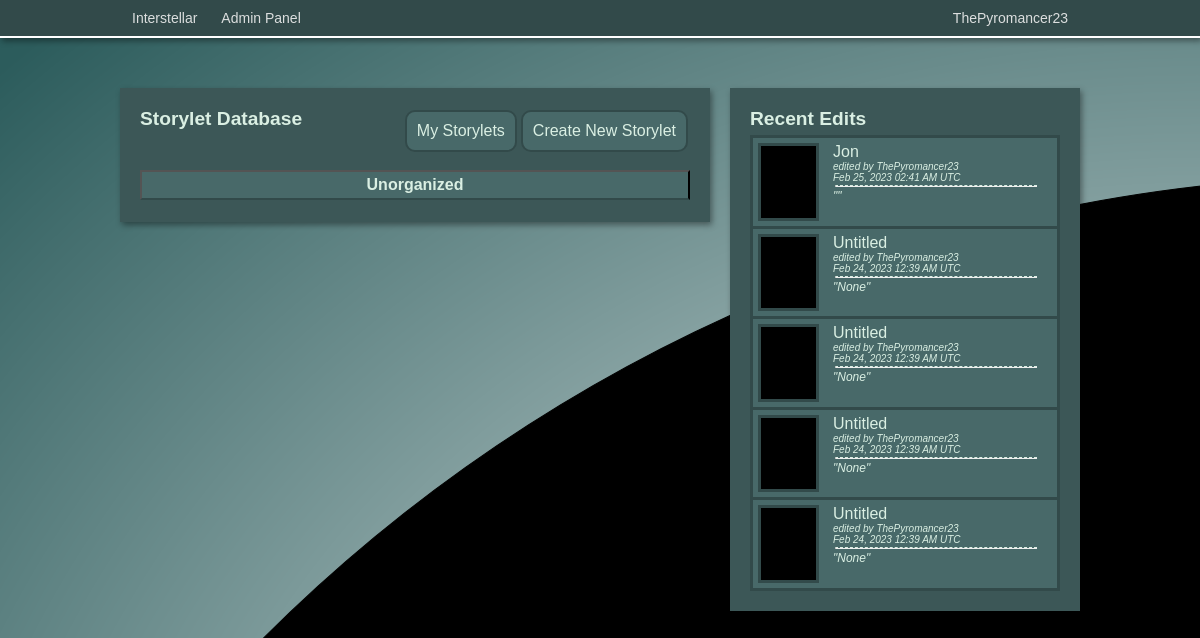
Page /admin/storylets (signed in) on the earlier database version.
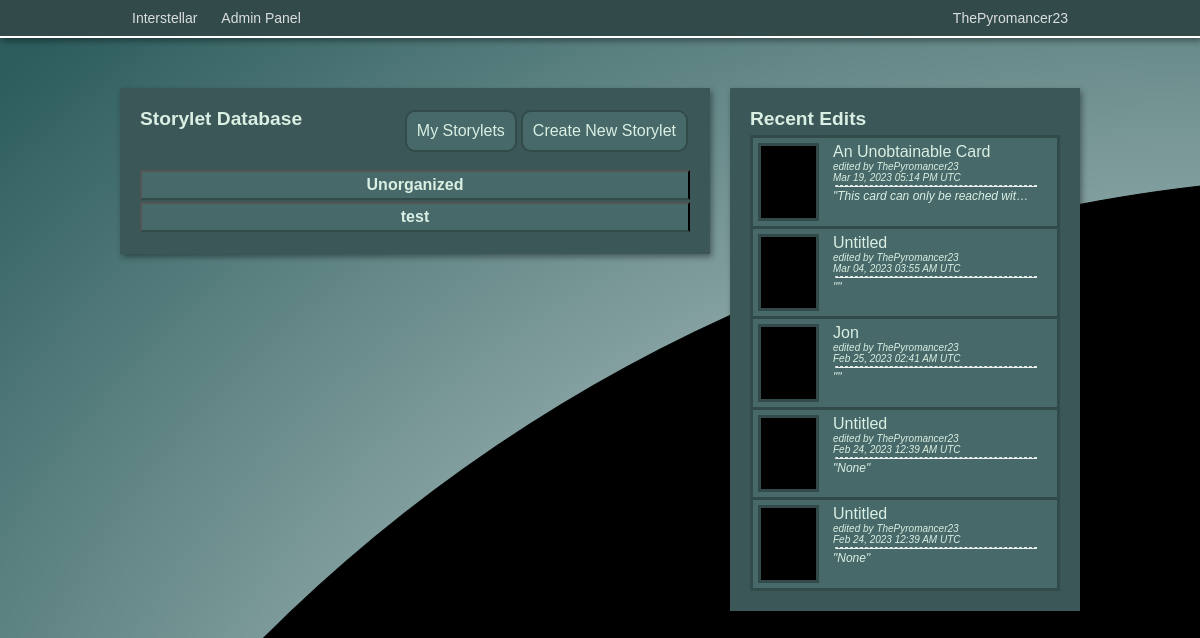
Same page on the later database version.
### app/models.py (models this page shows, shortened)
class User(UserMixin, db.Model):
    id = db.Column(db.Integer, primary_key=True)
    username = db.Column(db.String(64), index=True, unique=True)
    email = db.Column(db.String(120), index=True, unique=True)
    password_hash = db.Column(db.String(128))
    privilege_level = db.Column(db.Integer, default=1)
    last_online = db.Column(db.DateTime, default=datetime.utcnow)
    created_storylets = db.relationship('Storylet', backref='author', lazy='dynamic')
    current_hand = db.relationship('Hand', backref='user', lazy='dynamic')

class Storylet(db.Model):
    id = db.Column(db.Integer, primary_key=True)
    title = db.Column(db.String)
    image = db.Column(db.String)
    description = db.Column(db.Text)
    branches = db.relationship('Branch', backref='parent_storylet', lazy='dynamic')
    deck = db.Column(db.String)
    area = db.Column(db.String)
    urgency = db.Column(db.String)
    order = db.Column(db.Integer)
    notes = db.Column(db.Text)
    escapable = db.Column(db.Boolean)
    tag = db.Column(db.String)
    user_id = db.Column(db.Integer, db.ForeignKey('user.id'))
    last_edit = db.Column(db.DateTime, default=datetime.utcnow())
    last_editor = db.Column(db.String)
    in_hand = db.relationship('Hand', backref='storylet', lazy='dynamic')
    requirements = db.relationship('StoryletQualityRequirements', backref='requirements', lazy='dynamic')

### app/admin/routes.py (the view, shortened to what this page needs)
@bp.route('/storylets')
@login_required
def storylets():
    if current_user.privilege_level > 1:
        tab = request.args.get('tab', 'all', type=str)
        tags = []
        if tab == 'all':
            tag_list = db.session.query(Storylet.tag.distinct().label("tag")).all()
            for tag in tag_list:
                tag = str(tag).replace('(', '').replace(')', '').replace(',', '').replace("'", "")
                if tag == 'None':
                    tags.append(Tag(None, 0))
                else:
                    tags.append(Tag(tag, 0))
        tags.sort()
        recents = db.session.query(Storylet).order_by(Storylet.last_edit.desc()).limit(5).all()
        return render_template('storylets.html', recents=recents, tags=tags, tab=tab)
    else:
        return redirect(url_for('index'))

### app/admin/classes.py (called while the page is built)
    def __lt__(self, other):
        return self.name < other.name

### app/models.py (called while the page is built)
@login.user_loader
def load_user(id):
    return User.query.get(int(id))

### app/routes.py (called while the page is built)
@app.before_request
def before_request():
    if current_user.is_authenticated:
        current_user.last_online = datetime.utcnow()
        db.session.commit()

### app/admin/templates/storylets.html (shortened to what this page needs)
<!DOCTYPE html>
<html>
<head>
    <link rel="stylesheet" href="{{ url_for('admin.static', filename='css/admin.css') }}">
</head>
<body>
{% include 'navbar.html' %}
<div class="pageblock"></div>
<div style="width: 960px; margin: auto;">
    <div style="width: 550px;" class=" storylet-column game boxshadow">
        <a href="{{ url_for('admin.edit_storylet') }}" class="adm-btn-link"><div class="adm-btn">Create New Storylet</div></a>
        {% if tab == 'all' %}
        <a href="{{ url_for('admin.storylets', tab='user') }}" class="adm-btn-link"><div class="adm-btn">My Storylets</div></a>
        {% else %}
        <a href="{{ url_for('admin.storylets') }}" class="adm-btn-link"><div class="adm-btn">All Storylets</div></a>
        {% endif %}
        <h2 style="margin-bottom: 40px;">Storylet Database</h2>
        <div id="all-storylets-panel">
            {% for tag in tags %}
            <button class="no-brdr storylet-tag"><h2>{{tag.name}}</h2></button>
            {% endfor %}
        </div>
    </div>
    <div style="margin-left: 20px; width: 310px;" class="storylet-column game boxshadow">
        <h2 style="margin-bottom: 8px">Recent Edits</h2>
        {% for storylet in recents %}
        <div id="recent-storylet-panel">
            <a class= "storylet" href="{{ url_for('admin.edit_storylet', id=storylet.id) }}">
            <div class="recent-left">
                <div class="recent-image-cont">
                    <center><img style="width: 55px;" class="digitaleffect" src="{{ url_for('static', filename='images/' + storylet.image) }}" width="80px"></center>
                </div>
            </div>
            <div class="recent-right">
                <p class="recent-text"><bold>{{ storylet.title }}</bold></p>
                <p class="recent-text" style="font-size: 10px;"><em>edited by {{ storylet.author.username }}</em></p>
                <p class="recent-text" style="font-size: 10px;"><em>{{ storylet.last_edit.strftime("%b %d, %Y %I:%M %p UTC") }}</em></p>
                <hr class="recent-divider recent-text">
                <p class="recent-text" style="font-size: 12px;"><em>"{{ storylet.description }}"</em></p>
            </div>
            </a>
        </div>
        {% endfor %}
    </div>
</div>
</body>
</html>

### app/templates/navbar.html (shortened to what this page needs)
<div class="navbar boxshadow">
    <div class="navbar-inner">
        <a class="nav-link" href="{{ url_for('index') }}">Interstellar</a>
        {% if current_user.is_authenticated %}
            <div class="dropdown-container">
                <div class="ddbtn nav-link">{{current_user.username}}</div>
                </div>
            </div>
            {% if current_user.privilege_level > 1 %}
            <div style="float: left;" class="dropdown-container">
                <a href="{{ url_for('admin.admin') }}"><div class="ddbtn nav-link">Admin Panel</div></a>
                </div>
            </div>
            {% endif %}
        {% endif %}

### app/admin/static/css/admin.css (style rules this page uses)
.navbar { width: 100%; overflow: hidden; border-bottom: solid white 2px; background: #324A4A; }
.navbar-inner { margin: auto; width: 960px; }
.nav-link { float: left; color: #f2f2f2e1; text-align: center; text-decoration: none; padding: 10px 12px; font-size: 14px; }
.dropdown-container { float: right; overflow: hidden; }
.pageblock { height: 50px; width: 100%; }
* { margin: 0; }
.game { background-color: #3C5757; }
body { font-family: arial; background: black url("images/background.png") no-repeat; color: rgb(218, 239, 227); }
.boxshadow { box-shadow: 2px 3px 6px rgba(0, 0, 0, 0.4); }
.digitaleffect { background: #CFE5E8 url("images/digitaleffect.gif") repeat scroll 0% 0%; }
h2 { font-size: 1.2em; font-weight:bold; }
.adm-btn-link { background-color: #486969; border-radius: 10px; text-decoration: none; padding: 10px; margin: 2px; color:rgb(218, 239, 227); float: right; border-style: solid; border-width: 2px; border-color:#324A4A }
.storylet-column { padding: 20px; float: left; }
.storylet-tag { background-color:#486969; border-bottom: #324A4A solid 2px; cursor: pointer; padding: 4px; margin-bottom: 2px; width: 100%; color: rgb(218, 239, 227); transition: 0.4s; }
.storylet { border-color:#324A4A; background-color:#486969; border-style: solid; width: auto; display: grid; grid-template-columns: 80px 245px; grid-template-rows: auto auto; margin-top: -3px; text-decoration: none; color: rgb(218, 239, 227); }
.recent-left { padding: 5px; }
.recent-right { padding: 5px; padding-left: 0px; }
.recent-image-cont { background:#CFE5E8; border:#324A4A; border-style: solid; border-width: 3px; width: 55px; height: 71.5px; }
.recent-text { width: 200px; overflow: hidden; white-space: nowrap; text-overflow: ellipsis; }
.recent-divider { border-top-width: 1px; border-top-color:rgb(218, 239, 227); border-top-style: dashed; margin: 2px; }

Differences in the rows shown:
no longer on this page (row unchanged): Storylet: image (picture), title "Untitled", author.username "ThePyromancer23", last_edit "Feb 24, 2023 12:39 AM UTC", description "None"
no longer on this page (row unchanged): Storylet: image (picture), title "Untitled", author.username "ThePyromancer23", last_edit "Feb 24, 2023 12:39 AM UTC", description "None"
now on this page (row edited): Storylet: image (picture), title "An Unobtainable Card", author.username "ThePyromancer23", last_edit "Mar 19, 2023 05:14 PM UTC", description "This card can only be reached wit…"
added Storylet: image (picture), title "Untitled", author.username "ThePyromancer23", last_edit "Mar 04, 2023 03:55 AM UTC"
Other differences:
new list line: "test"
